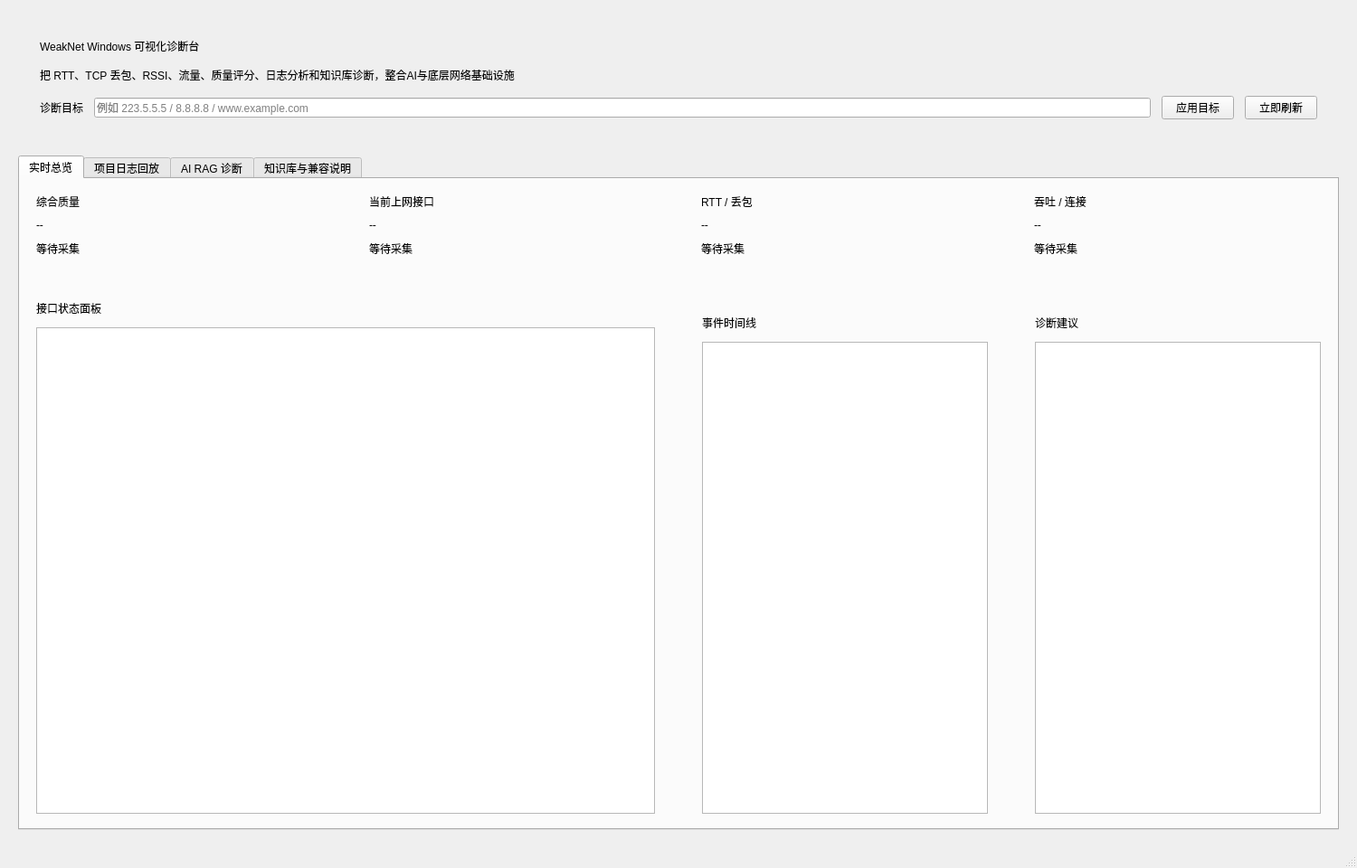
<?xml version="1.0" encoding="UTF-8"?>
<ui version="4.0">
 <class>MainWindow</class>
 <widget class="QMainWindow" name="MainWindow">
  <property name="geometry">
   <rect>
    <x>0</x>
    <y>0</y>
    <width>1500</width>
    <height>960</height>
   </rect>
  </property>
  <property name="windowTitle">
   <string>WeakNet Visual Dashboard</string>
  </property>
  <widget class="QWidget" name="centralwidget">
   <layout class="QVBoxLayout" name="rootLayout">
    <property name="spacing">
     <number>18</number>
    </property>
    <property name="leftMargin">
     <number>20</number>
    </property>
    <property name="topMargin">
     <number>20</number>
    </property>
    <property name="rightMargin">
     <number>20</number>
    </property>
    <property name="bottomMargin">
     <number>20</number>
    </property>
    <item>
     <widget class="QFrame" name="heroFrame">
      <layout class="QVBoxLayout" name="heroLayout">
       <property name="spacing">
        <number>14</number>
       </property>
       <property name="leftMargin">
        <number>24</number>
       </property>
       <property name="topMargin">
        <number>22</number>
       </property>
       <property name="rightMargin">
        <number>24</number>
       </property>
       <property name="bottomMargin">
        <number>22</number>
       </property>
       <item>
        <widget class="QLabel" name="heroTitleLabel">
         <property name="text">
          <string>WeakNet Windows 可视化诊断台</string>
         </property>
        </widget>
       </item>
       <item>
        <widget class="QLabel" name="heroSubtitleLabel">
         <property name="text">
          <string>把 RTT、TCP 丢包、RSSI、流量、质量评分、日志分析和知识库诊断，整合AI与底层网络基础设施</string>
         </property>
         <property name="wordWrap">
          <bool>true</bool>
         </property>
        </widget>
       </item>
       <item>
        <layout class="QHBoxLayout" name="controlsRowLayout">
         <property name="spacing">
          <number>12</number>
         </property>
         <item>
          <widget class="QLabel" name="targetCaptionLabel">
           <property name="text">
            <string>诊断目标</string>
           </property>
          </widget>
         </item>
         <item>
          <widget class="QLineEdit" name="targetEdit">
           <property name="placeholderText">
            <string>例如 223.5.5.5 / 8.8.8.8 / www.example.com</string>
           </property>
          </widget>
         </item>
         <item>
          <widget class="QPushButton" name="applyTargetButton">
           <property name="text">
            <string>应用目标</string>
           </property>
          </widget>
         </item>
         <item>
          <widget class="QPushButton" name="refreshTargetButton">
           <property name="text">
            <string>立即刷新</string>
           </property>
          </widget>
         </item>
        </layout>
       </item>
      </layout>
     </widget>
    </item>
    <item>
     <widget class="QTabWidget" name="mainTabWidget">
      <property name="currentIndex">
       <number>0</number>
      </property>
      <widget class="QWidget" name="overviewPage">
       <attribute name="title">
        <string>实时总览</string>
       </attribute>
       <layout class="QVBoxLayout" name="overviewLayout">
        <property name="spacing">
         <number>16</number>
        </property>
        <property name="leftMargin">
         <number>0</number>
        </property>
        <property name="topMargin">
         <number>0</number>
        </property>
        <property name="rightMargin">
         <number>0</number>
        </property>
        <property name="bottomMargin">
         <number>0</number>
        </property>
        <item>
         <layout class="QHBoxLayout" name="metricCardsRowLayout">
          <property name="spacing">
           <number>14</number>
          </property>
          <item>
           <widget class="QFrame" name="overallCardFrame">
            <layout class="QVBoxLayout" name="overallCardLayout">
             <property name="spacing">
              <number>10</number>
             </property>
             <property name="leftMargin">
              <number>18</number>
             </property>
             <property name="topMargin">
              <number>16</number>
             </property>
             <property name="rightMargin">
              <number>18</number>
             </property>
             <property name="bottomMargin">
              <number>16</number>
             </property>
             <item>
              <widget class="QLabel" name="overallTitleLabel">
               <property name="text">
                <string>综合质量</string>
               </property>
              </widget>
             </item>
             <item>
              <widget class="QLabel" name="overallValueLabel">
               <property name="text">
                <string>--</string>
               </property>
              </widget>
             </item>
             <item>
              <widget class="QLabel" name="overallSubtitleLabel">
               <property name="text">
                <string>等待采集</string>
               </property>
               <property name="wordWrap">
                <bool>true</bool>
               </property>
              </widget>
             </item>
            </layout>
           </widget>
          </item>
          <item>
           <widget class="QFrame" name="interfaceCardFrame">
            <layout class="QVBoxLayout" name="interfaceCardLayout">
             <property name="spacing">
              <number>10</number>
             </property>
             <property name="leftMargin">
              <number>18</number>
             </property>
             <property name="topMargin">
              <number>16</number>
             </property>
             <property name="rightMargin">
              <number>18</number>
             </property>
             <property name="bottomMargin">
              <number>16</number>
             </property>
             <item>
              <widget class="QLabel" name="interfaceCardTitleLabel">
               <property name="text">
                <string>当前上网接口</string>
               </property>
              </widget>
             </item>
             <item>
              <widget class="QLabel" name="interfaceCardValueLabel">
               <property name="text">
                <string>--</string>
               </property>
              </widget>
             </item>
             <item>
              <widget class="QLabel" name="interfaceCardSubtitleLabel">
               <property name="text">
                <string>等待采集</string>
               </property>
               <property name="wordWrap">
                <bool>true</bool>
               </property>
              </widget>
             </item>
            </layout>
           </widget>
          </item>
          <item>
           <widget class="QFrame" name="latencyCardFrame">
            <layout class="QVBoxLayout" name="latencyCardLayout">
             <property name="spacing">
              <number>10</number>
             </property>
             <property name="leftMargin">
              <number>18</number>
             </property>
             <property name="topMargin">
              <number>16</number>
             </property>
             <property name="rightMargin">
              <number>18</number>
             </property>
             <property name="bottomMargin">
              <number>16</number>
             </property>
             <item>
              <widget class="QLabel" name="latencyTitleLabel">
               <property name="text">
                <string>RTT / 丢包</string>
               </property>
              </widget>
             </item>
             <item>
              <widget class="QLabel" name="latencyValueLabel">
               <property name="text">
                <string>--</string>
               </property>
              </widget>
             </item>
             <item>
              <widget class="QLabel" name="latencySubtitleLabel">
               <property name="text">
                <string>等待采集</string>
               </property>
               <property name="wordWrap">
                <bool>true</bool>
               </property>
              </widget>
             </item>
            </layout>
           </widget>
          </item>
          <item>
           <widget class="QFrame" name="throughputCardFrame">
            <layout class="QVBoxLayout" name="throughputCardLayout">
             <property name="spacing">
              <number>10</number>
             </property>
             <property name="leftMargin">
              <number>18</number>
             </property>
             <property name="topMargin">
              <number>16</number>
             </property>
             <property name="rightMargin">
              <number>18</number>
             </property>
             <property name="bottomMargin">
              <number>16</number>
             </property>
             <item>
              <widget class="QLabel" name="throughputTitleLabel">
               <property name="text">
                <string>吞吐 / 连接</string>
               </property>
              </widget>
             </item>
             <item>
              <widget class="QLabel" name="throughputValueLabel">
               <property name="text">
                <string>--</string>
               </property>
              </widget>
             </item>
             <item>
              <widget class="QLabel" name="throughputSubtitleLabel">
               <property name="text">
                <string>等待采集</string>
               </property>
               <property name="wordWrap">
                <bool>true</bool>
               </property>
              </widget>
             </item>
            </layout>
           </widget>
          </item>
         </layout>
        </item>
        <item>
         <layout class="QHBoxLayout" name="overviewContentRowLayout">
          <property name="spacing">
           <number>16</number>
          </property>
          <item>
           <widget class="QFrame" name="interfaceSectionFrame">
            <layout class="QVBoxLayout" name="interfaceSectionLayout">
             <property name="spacing">
              <number>12</number>
             </property>
             <property name="leftMargin">
              <number>18</number>
             </property>
             <property name="topMargin">
              <number>16</number>
             </property>
             <property name="rightMargin">
              <number>18</number>
             </property>
             <property name="bottomMargin">
              <number>16</number>
             </property>
             <item>
              <widget class="QLabel" name="interfaceSectionTitleLabel">
               <property name="text">
                <string>接口状态面板</string>
               </property>
              </widget>
             </item>
             <item>
              <widget class="QTableWidget" name="interfaceTable"/>
             </item>
            </layout>
           </widget>
          </item>
          <item>
           <layout class="QVBoxLayout" name="overviewRightColumnLayout">
            <property name="spacing">
             <number>16</number>
            </property>
            <item>
             <layout class="QHBoxLayout" name="overviewChartsRowLayout">
              <property name="spacing">
               <number>16</number>
              </property>
              <item>
               <widget class="TrendChartWidget" name="rttChart" native="true"/>
              </item>
              <item>
               <widget class="TrendChartWidget" name="trafficChart" native="true"/>
              </item>
             </layout>
            </item>
            <item>
             <layout class="QHBoxLayout" name="overviewBottomRowLayout">
              <property name="spacing">
               <number>16</number>
              </property>
              <item>
               <widget class="QFrame" name="eventSectionFrame">
                <layout class="QVBoxLayout" name="eventSectionLayout">
                 <property name="spacing">
                  <number>12</number>
                 </property>
                 <property name="leftMargin">
                  <number>18</number>
                 </property>
                 <property name="topMargin">
                  <number>16</number>
                 </property>
                 <property name="rightMargin">
                  <number>18</number>
                 </property>
                 <property name="bottomMargin">
                  <number>16</number>
                 </property>
                 <item>
                  <widget class="QLabel" name="eventSectionTitleLabel">
                   <property name="text">
                    <string>事件时间线</string>
                   </property>
                  </widget>
                 </item>
                 <item>
                  <widget class="QListWidget" name="eventList"/>
                 </item>
                </layout>
               </widget>
              </item>
              <item>
               <widget class="QFrame" name="liveNarrativeFrame">
                <layout class="QVBoxLayout" name="liveNarrativeLayout">
                 <property name="spacing">
                  <number>12</number>
                 </property>
                 <property name="leftMargin">
                  <number>18</number>
                 </property>
                 <property name="topMargin">
                  <number>16</number>
                 </property>
                 <property name="rightMargin">
                  <number>18</number>
                 </property>
                 <property name="bottomMargin">
                  <number>16</number>
                 </property>
                 <item>
                  <widget class="QLabel" name="liveNarrativeTitleLabel">
                   <property name="text">
                    <string>诊断建议</string>
                   </property>
                  </widget>
                 </item>
                 <item>
                  <widget class="QTextEdit" name="liveNarrativeEdit"/>
                 </item>
                </layout>
               </widget>
              </item>
             </layout>
            </item>
           </layout>
          </item>
         </layout>
        </item>
       </layout>
      </widget>
      <widget class="QWidget" name="logPage">
       <attribute name="title">
        <string>项目日志回放</string>
       </attribute>
       <layout class="QVBoxLayout" name="logPageLayout">
        <property name="spacing">
         <number>16</number>
        </property>
        <property name="leftMargin">
         <number>0</number>
        </property>
        <property name="topMargin">
         <number>0</number>
        </property>
        <property name="rightMargin">
         <number>0</number>
        </property>
        <property name="bottomMargin">
         <number>0</number>
        </property>
        <item>
         <layout class="QHBoxLayout" name="logActionRowLayout">
          <property name="spacing">
           <number>12</number>
          </property>
          <item>
           <widget class="QPushButton" name="sampleLogButton">
            <property name="text">
             <string>载入示例日志</string>
            </property>
           </widget>
          </item>
          <item>
           <widget class="QPushButton" name="openLogButton">
            <property name="text">
             <string>打开日志文件</string>
            </property>
           </widget>
          </item>
          <item>
           <widget class="QPushButton" name="parseLogButton">
            <property name="text">
             <string>解析当前文本</string>
            </property>
           </widget>
          </item>
          <item>
           <spacer name="logActionRowSpacer">
            <property name="orientation">
             <enum>Qt::Orientation::Horizontal</enum>
            </property>
            <property name="sizeHint" stdset="0">
             <size>
              <width>40</width>
              <height>20</height>
             </size>
            </property>
           </spacer>
          </item>
         </layout>
        </item>
        <item>
         <layout class="QHBoxLayout" name="logContentRowLayout">
          <property name="spacing">
           <number>16</number>
          </property>
          <item>
           <widget class="QFrame" name="logInputSectionFrame">
            <layout class="QVBoxLayout" name="logInputSectionLayout">
             <property name="spacing">
              <number>12</number>
             </property>
             <property name="leftMargin">
              <number>18</number>
             </property>
             <property name="topMargin">
              <number>16</number>
             </property>
             <property name="rightMargin">
              <number>18</number>
             </property>
             <property name="bottomMargin">
              <number>16</number>
             </property>
             <item>
              <widget class="QLabel" name="logInputSectionTitleLabel">
               <property name="text">
                <string>项目日志输入</string>
               </property>
              </widget>
             </item>
             <item>
              <widget class="QPlainTextEdit" name="logInputEdit">
               <property name="placeholderText">
                <string>粘贴 log_capture.py 输出，或直接打开日志文件</string>
               </property>
              </widget>
             </item>
            </layout>
           </widget>
          </item>
          <item>
           <layout class="QVBoxLayout" name="logRightColumnLayout">
            <property name="spacing">
             <number>16</number>
            </property>
            <item>
             <layout class="QHBoxLayout" name="logTimeRowLayout">
              <item>
               <widget class="QLabel" name="logTimeCaptionLabel">
                <property name="text">
                 <string>时间点</string>
                </property>
               </widget>
              </item>
              <item>
               <widget class="QComboBox" name="logTimeCombo"/>
              </item>
             </layout>
            </item>
            <item>
             <widget class="QFrame" name="logMetricsSectionFrame">
              <layout class="QVBoxLayout" name="logMetricsSectionLayout">
               <property name="spacing">
                <number>12</number>
               </property>
               <property name="leftMargin">
                <number>18</number>
               </property>
               <property name="topMargin">
                <number>16</number>
               </property>
               <property name="rightMargin">
                <number>18</number>
               </property>
               <property name="bottomMargin">
                <number>16</number>
               </property>
               <item>
                <widget class="QLabel" name="logMetricsSectionTitleLabel">
                 <property name="text">
                  <string>时间点指标汇总</string>
                 </property>
                </widget>
               </item>
               <item>
                <widget class="QTableWidget" name="logMetricsTable"/>
               </item>
              </layout>
             </widget>
            </item>
            <item>
             <layout class="QHBoxLayout" name="logChartsRowLayout">
              <property name="spacing">
               <number>16</number>
              </property>
              <item>
               <widget class="TrendChartWidget" name="logRttChart" native="true"/>
              </item>
              <item>
               <widget class="TrendChartWidget" name="logTrafficChart" native="true"/>
              </item>
             </layout>
            </item>
            <item>
             <widget class="QFrame" name="logNarrativeSectionFrame">
              <layout class="QVBoxLayout" name="logNarrativeSectionLayout">
               <property name="spacing">
                <number>12</number>
               </property>
               <property name="leftMargin">
                <number>18</number>
               </property>
               <property name="topMargin">
                <number>16</number>
               </property>
               <property name="rightMargin">
                <number>18</number>
               </property>
               <property name="bottomMargin">
                <number>16</number>
               </property>
               <item>
                <widget class="QLabel" name="logNarrativeSectionTitleLabel">
                 <property name="text">
                  <string>日志诊断报告</string>
                 </property>
                </widget>
               </item>
               <item>
                <widget class="QTextEdit" name="logNarrativeEdit"/>
               </item>
              </layout>
             </widget>
            </item>
           </layout>
          </item>
         </layout>
        </item>
       </layout>
      </widget>
      <widget class="QWidget" name="aiPage">
       <attribute name="title">
        <string>AI RAG 诊断</string>
       </attribute>
       <layout class="QVBoxLayout" name="aiPageLayout">
        <property name="spacing">
         <number>16</number>
        </property>
        <property name="leftMargin">
         <number>0</number>
        </property>
        <property name="topMargin">
         <number>0</number>
        </property>
        <property name="rightMargin">
         <number>0</number>
        </property>
        <property name="bottomMargin">
         <number>0</number>
        </property>
        <item>
         <widget class="QFrame" name="ragControlFrame">
          <layout class="QVBoxLayout" name="ragControlFrameLayout">
           <property name="spacing">
            <number>12</number>
           </property>
           <property name="leftMargin">
            <number>18</number>
           </property>
           <property name="topMargin">
            <number>16</number>
           </property>
           <property name="rightMargin">
            <number>18</number>
           </property>
           <property name="bottomMargin">
            <number>16</number>
           </property>
           <item>
            <widget class="QLabel" name="ragControlTitleLabel">
             <property name="text">
              <string>Python RAG 联动入口</string>
             </property>
            </widget>
           </item>
           <item>
            <layout class="QGridLayout" name="ragControlGridLayout">
             <property name="horizontalSpacing">
              <number>12</number>
             </property>
             <property name="verticalSpacing">
              <number>10</number>
             </property>
             <item row="0" column="0">
              <widget class="QLabel" name="pythonCommandCaptionLabel">
               <property name="text">
                <string>Python 命令</string>
               </property>
              </widget>
             </item>
             <item row="0" column="1">
              <widget class="QLineEdit" name="pythonCommandEdit">
               <property name="text">
                <string>python</string>
               </property>
              </widget>
             </item>
             <item row="0" column="2">
              <widget class="QLabel" name="ragTimeCaptionLabel">
               <property name="text">
                <string>分析时间点</string>
               </property>
              </widget>
             </item>
             <item row="0" column="3">
              <widget class="QComboBox" name="ragTimeCombo"/>
             </item>
             <item row="1" column="0">
              <widget class="QLabel" name="apiKeyCaptionLabel">
               <property name="text">
                <string>API Key</string>
               </property>
              </widget>
             </item>
             <item row="1" column="1">
              <widget class="QLineEdit" name="apiKeyEdit">
               <property name="echoMode">
                <enum>QLineEdit::EchoMode::Password</enum>
               </property>
               <property name="placeholderText">
                <string>可留空，优先使用环境变量或回退本地分析</string>
               </property>
              </widget>
             </item>
             <item row="1" column="2">
              <widget class="QLabel" name="ragScriptCaptionLabel">
               <property name="text">
                <string>脚本入口</string>
               </property>
              </widget>
             </item>
             <item row="1" column="3">
              <widget class="QLineEdit" name="ragScriptPathEdit">
               <property name="readOnly">
                <bool>true</bool>
               </property>
              </widget>
             </item>
            </layout>
           </item>
           <item>
            <layout class="QHBoxLayout" name="ragActionRowLayout">
             <property name="spacing">
              <number>12</number>
             </property>
             <item>
              <widget class="QPushButton" name="syncRagSourceButton">
               <property name="text">
                <string>从日志页同步</string>
               </property>
              </widget>
             </item>
             <item>
              <widget class="QPushButton" name="runRagButton">
               <property name="text">
                <string>运行 AI RAG 分析</string>
               </property>
              </widget>
             </item>
             <item>
              <widget class="QLabel" name="ragStatusLabel">
               <property name="text">
                <string>等待分析</string>
               </property>
               <property name="wordWrap">
                <bool>true</bool>
               </property>
              </widget>
             </item>
            </layout>
           </item>
          </layout>
         </widget>
        </item>
        <item>
         <layout class="QHBoxLayout" name="ragMainRowLayout">
          <property name="spacing">
           <number>16</number>
          </property>
          <item>
           <widget class="QFrame" name="aiLogPreviewFrame">
            <layout class="QVBoxLayout" name="aiLogPreviewLayout">
             <property name="spacing">
              <number>12</number>
             </property>
             <property name="leftMargin">
              <number>18</number>
             </property>
             <property name="topMargin">
              <number>16</number>
             </property>
             <property name="rightMargin">
              <number>18</number>
             </property>
             <property name="bottomMargin">
              <number>16</number>
             </property>
             <item>
              <widget class="QLabel" name="aiLogPreviewTitleLabel">
               <property name="text">
                <string>RAG 输入日志</string>
               </property>
              </widget>
             </item>
             <item>
              <widget class="QPlainTextEdit" name="aiLogPreviewEdit">
               <property name="placeholderText">
                <string>这里会接收项目日志，也可以直接粘贴你要送入 RAG 分析的文本</string>
               </property>
              </widget>
             </item>
            </layout>
           </widget>
          </item>
          <item>
           <widget class="QFrame" name="aiResultFrame">
            <layout class="QVBoxLayout" name="aiResultLayout">
             <property name="spacing">
              <number>12</number>
             </property>
             <property name="leftMargin">
              <number>18</number>
             </property>
             <property name="topMargin">
              <number>16</number>
             </property>
             <property name="rightMargin">
              <number>18</number>
             </property>
             <property name="bottomMargin">
              <number>16</number>
             </property>
             <item>
              <widget class="QLabel" name="aiResultTitleLabel">
               <property name="text">
                <string>AI RAG 输出</string>
               </property>
              </widget>
             </item>
             <item>
              <widget class="QTextEdit" name="aiResultEdit"/>
             </item>
            </layout>
           </widget>
          </item>
         </layout>
        </item>
       </layout>
      </widget>
      <widget class="QWidget" name="knowledgePage">
       <attribute name="title">
        <string>知识库与兼容说明</string>
       </attribute>
       <layout class="QHBoxLayout" name="knowledgePageLayout">
        <property name="spacing">
         <number>16</number>
        </property>
        <property name="leftMargin">
         <number>0</number>
        </property>
        <property name="topMargin">
         <number>0</number>
        </property>
        <property name="rightMargin">
         <number>0</number>
        </property>
        <property name="bottomMargin">
         <number>0</number>
        </property>
        <item>
         <widget class="QFrame" name="knowledgeSectionFrame">
          <layout class="QVBoxLayout" name="knowledgeSectionLayout">
           <property name="spacing">
            <number>12</number>
           </property>
           <property name="leftMargin">
            <number>18</number>
           </property>
           <property name="topMargin">
            <number>16</number>
           </property>
           <property name="rightMargin">
            <number>18</number>
           </property>
           <property name="bottomMargin">
            <number>16</number>
           </property>
           <item>
            <widget class="QLabel" name="knowledgeSectionTitleLabel">
             <property name="text">
              <string>能力映射与阈值</string>
             </property>
            </widget>
           </item>
           <item>
            <widget class="QTableWidget" name="knowledgeTable"/>
           </item>
          </layout>
         </widget>
        </item>
        <item>
         <widget class="QFrame" name="compatibilitySectionFrame">
          <layout class="QVBoxLayout" name="compatibilitySectionLayout">
           <property name="spacing">
            <number>12</number>
           </property>
           <property name="leftMargin">
            <number>18</number>
           </property>
           <property name="topMargin">
            <number>16</number>
           </property>
           <property name="rightMargin">
            <number>18</number>
           </property>
           <property name="bottomMargin">
            <number>16</number>
           </property>
           <item>
            <widget class="QLabel" name="compatibilitySectionTitleLabel">
             <property name="text">
              <string>Windows 兼容说明</string>
             </property>
            </widget>
           </item>
           <item>
            <widget class="QTextEdit" name="compatibilityEdit"/>
           </item>
          </layout>
         </widget>
        </item>
       </layout>
      </widget>
     </widget>
    </item>
   </layout>
  </widget>
  <widget class="QStatusBar" name="statusbar"/>
 </widget>
 <customwidgets>
  <customwidget>
   <class>TrendChartWidget</class>
   <extends>QWidget</extends>
   <header>trend_chart_widget.h</header>
  </customwidget>
 </customwidgets>
 <resources/>
 <connections/>
</ui>
